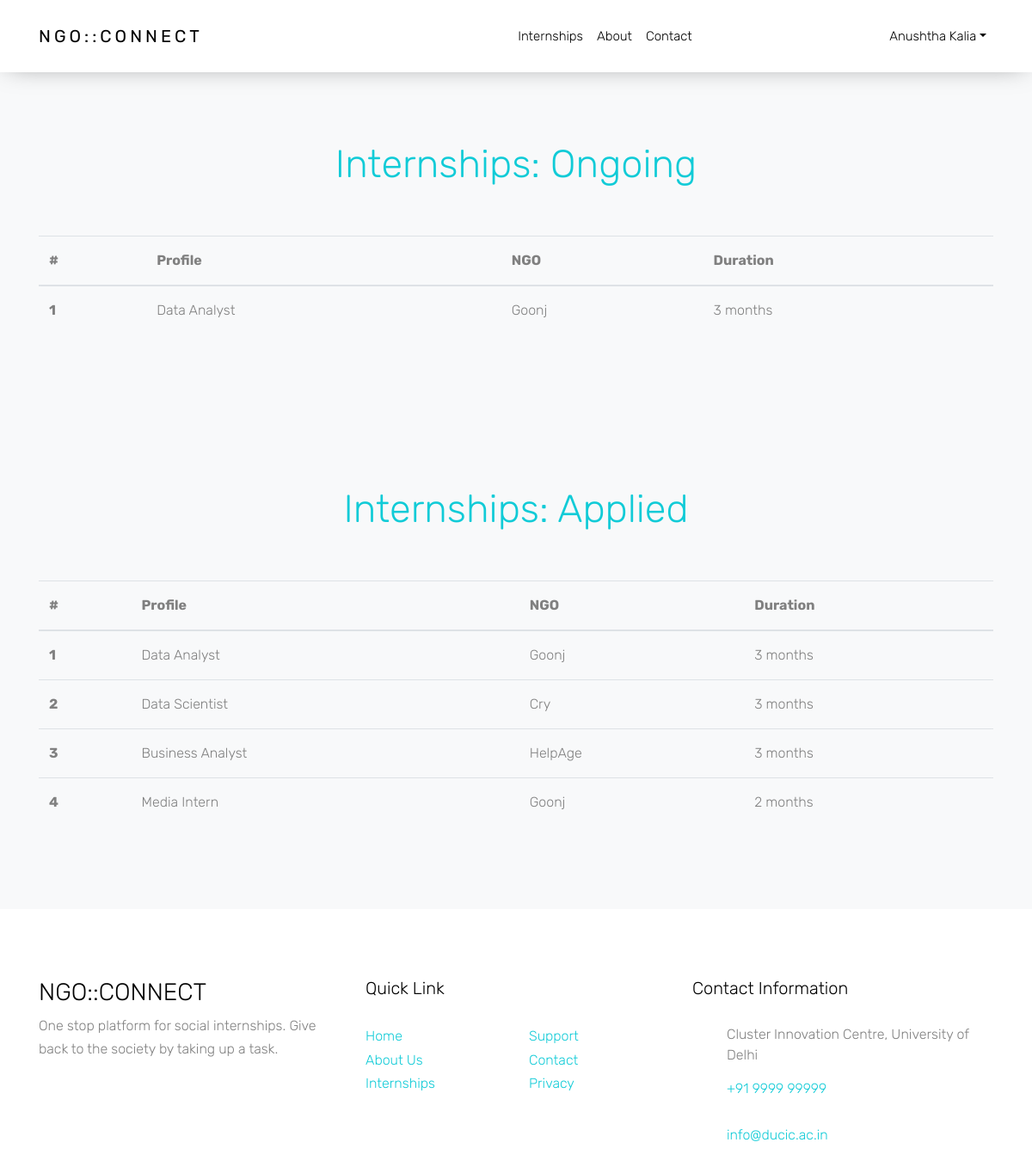
The app's page /main.php (signed in) with its own data.
### tables this page shows
CREATE TABLE `student` (
  `id` int(11) NOT NULL,
  `password` varchar(32) NOT NULL,
  `firstname` varchar(40) NOT NULL,
  `surname` varchar(40) NOT NULL,
  `email` varchar(40) NOT NULL,
  `college` text NOT NULL,
  `phone` int(10) NOT NULL,
  `Resume` varchar(30) NOT NULL,
  `fk_ngo_id` int(11) DEFAULT NULL,
  `fk_internship_details_select_id` int(11) DEFAULT NULL
);

CREATE TABLE `internship_details` (
  `internship_id` int(10) NOT NULL,
  `Name` varchar(100) NOT NULL,
  `NGO` varchar(100) NOT NULL,
  `Company` varchar(100) DEFAULT NULL,
  `internship_descr` text NOT NULL,
  `Location` varchar(50) NOT NULL,
  `Start_date` varchar(32) NOT NULL,
  `Duration` varchar(32) NOT NULL,
  `Apply_by` date NOT NULL,
  `Tags` varchar(18) NOT NULL,
  `fk_intern_select_id` int(11) DEFAULT NULL,
  `fk_ngo_id` int(11) DEFAULT NULL
);

### core.inc.php (called while the page is built, shortened)
<?php
require 'connect.inc.php';
function loggedin(){
	if(isset($_SESSION['user_id']) && !empty($_SESSION['user_id'])){
		return true;
	}
	return false;
}
function getuserfield($field)
{
	global $mysql_connect;
	$query = "SELECT ".$field." FROM ".$_SESSION['table']." WHERE ".$_SESSION['table_id']."='".$_SESSION['user_id']."'";
	if($query_run = mysqli_query($mysql_connect, $query))
	{
		$query_run = mysqli_query($mysql_connect, $query);
		$query_row = mysqli_fetch_assoc($query_run);
		$return_field = $query_row[$field];
		return $return_field;
	}
	else{
		echo 'Unsucessful';
	}
}
function return_internship_number_div_stdash()
{
	global $mysql_connect;
	$intern_student_id = getuserfield('id');
	$query = "SELECT * FROM internship_details WHERE fk_intern_select_id=$intern_student_id";
	if($query_run = mysqli_query($mysql_connect, $query))
	{
		$query_run = mysqli_query($mysql_connect, $query);
		$return_field = mysqli_num_rows($query_run);
		return $return_field;
	}
	else{
		echo 'Unsucessful';
	}
}
function get_internship_data_stdash()
{
	global $mysql_connect;
	$intern_student_id = getuserfield('id');
	$query = "SELECT * FROM internship_details WHERE fk_intern_select_id='$intern_student_id'";
	if($query_run = mysqli_query($mysql_connect, $query))
	{
		$internship_push = array();
		$result = mysqli_query($mysql_connect, $query);
		while($row = mysqli_fetch_assoc($result)){
			$row = array_map('stripslashes', $row);
			$internship_push[] = $row;
		}
		return $internship_push;
	}
	else{
		echo 'Unsucessful';
	}
}
?>

### student_dashboard.php (the view, shortened to what this page needs)
<!doctype html>
<html lang="en">
  <head>
    <link rel="stylesheet" href="css/bootstrap.css">
    <link rel="stylesheet" href="css/animate.css">
    <link rel="stylesheet" href="css/owl.carousel.min.css">
    <link rel="stylesheet" href="fonts/ionicons/css/ionicons.min.css">
    <link rel="stylesheet" href="fonts/fontawesome/css/font-awesome.min.css">
    <link rel="stylesheet" href="fonts/flaticon/font/flaticon.css">
    <link rel="stylesheet" href="css/style.css">
  </head>
  <body>
<header role="banner">
      <nav class="navbar navbar-expand-lg navbar-light bg-light">
        <div class="container">
           <?php
              if(!loggedin()){
                  echo '<a class="navbar-brand absolute" href="index.php">NGO::CONNECT</a>';
              }
              else{
               echo '<a class="navbar-brand absolute" href="main.php">NGO::CONNECT</a>';
            }
            ?>
          <div class="collapse navbar-collapse navbar-light" id="navbarsExample05">
            <ul class="navbar-nav mx-auto">
              <li class="nav-item">
                <a class="nav-link" href="courses.php">Internships</a>
              </li>
              <li class="nav-item">
                <a class="nav-link" href="about.php">About</a>
              </li>
              <li class="nav-item">
                <a class="nav-link" href="contact.php">Contact</a>
              </li>
            </ul>
            <ul class="navbar-nav absolute-right">
              <li class="nav-item dropdown">
                <a class="nav-link dropdown-toggle" href="courses.php" id="dropdown04" data-toggle="dropdown" aria-haspopup="true" aria-expanded="false"><?php echo getuserfield('firstname'); echo " "; echo getuserfield('surname')?></a>
              </li>
            </ul>
          </div>
        </div>
      </nav>
    </header>
<div class="site-section bg-light">
  <div class="container">
    <div class="row justify-content-center mb-5 element-animate">
      <div class="col-md-7 text-center section-heading">
        <h2 class="text-primary heading">Internships: Ongoing</h2>
      </div>
    </div>
  </div>
  <div class="container">
    <table class="table table-hover element-animate">
      <thead>
        <tr>
          <th scope="col">#</th>
          <th scope="col">Profile</th>
          <th scope="col">NGO</th>
          <th scope="col">Duration</th>
        </tr>
      </thead>
      <tbody>
        <?php
        $internship_number = return_internship_number_div_stdash();
      $internship_data = array();
      $internship_data[] = get_internship_data_stdash();
      for($i=0;$i<$internship_number;$i++):
        $title_name = $internship_data[0][$i]['Name'];
        $internship_dur = $internship_data[0][$i]['Duration'];
        $internship_NGO = $internship_data[0][$i]['NGO'];
        ?>
        <tr data-toggle="modal" data-target="#exampleModal" data-conname="<?php echo $ngo_contact_name ?>" data-conemail="<?php echo $ngo_contact_email ?>" data-email="<?php echo $ngo_email ?>" data-name="<?php echo $ngo_name ?>">
          <th scope="row"><?php echo $i+1; ?></th>
          <td><?php echo $title_name?></td>
          <td><?php echo $internship_NGO?></td>
          <td><?php echo $internship_dur?></td>
        </tr>
        <?php endfor; ?>
      </tbody>
    </table>
  </div>
</div>
<div class="site-section bg-light">
<div class="container">
    <div class="row justify-content-center mb-5 element-animate">
      <div class="col-md-7 text-center section-heading">
        <h2 class="text-primary heading">Internships: Applied</h2>
      </div>
    </div>
  </div>
<div class="container">
    <table class="table table-hover element-animate">
      <thead>
        <tr>
          <th scope="col">#</th>
          <th scope="col">Profile</th>
          <th scope="col">NGO</th>
          <th scope="col">Duration</th>
        </tr>
      </thead>
      <tbody>
        <?php
        $query = "SELECT `fk_internship_details_id` FROM student_internship_apply WHERE fk_intern_id='".$_SESSION['user_id']."'";
        if($query_run = mysqli_query($mysql_connect, $query))
        {
          $internship_id = array();
          $result = mysqli_query($mysql_connect, $query);
          while($row = mysqli_fetch_assoc($result))
              {
                  $internship_id[] = $row;
              }
          $internship_id1 = array_unique(array_map(function($elem){return $elem['fk_internship_details_id'];}, $internship_id));
          $query = 'SELECT * FROM `internship_details` WHERE `internship_id` IN (' . implode(',', array_map('intval', $internship_id1)) . ')';
          if($query_run = mysqli_query($mysql_connect, $query))
            {
              $apply_intern= array();
              $result = mysqli_query($mysql_connect, $query);
              while($row = mysqli_fetch_assoc($result))
                  {
                      $apply_intern[] = $row;
                  }
              }
        }
        for($i=0;$i<count($apply_intern);$i++){
        ?>
        <tr data-toggle="modal" data-target="#exampleModal" data-conname="<?php echo $ngo_contact_name ?>" data-conemail="<?php echo $ngo_contact_email ?>" data-email="<?php echo $ngo_email ?>" data-name="<?php echo $ngo_name ?>">
          <th scope="row"><?php echo $i+1; ?></th>
          <td><?php echo $apply_intern[$i]['Name']?></td>
          <td><?php echo $apply_intern[$i]['NGO']?></td>
          <td><?php echo $apply_intern[$i]['Duration']?></td>
        </tr>
        <?php } ?>
      </tbody>
    </table>
  </div>
</div>
    <footer class="site-footer">
      <div class="container">
        <div class="row mb-3">
          <div class="col-md-6 col-lg-4 mb-5 mb-lg-0">
            <h3>NGO::CONNECT</h3>
            <p>One stop platform for social internships. Give back to the society by taking up a task.</p>
          </div>
          <div class="col-md-6 col-lg-4 mb-5 mb-lg-0">
            <h3 class="heading">Quick Link</h3>
            <div class="row">
              <div class="col-md-6">
                <ul class="list-unstyled">
                   <?php
              if(!loggedin()){
                  echo '<li><a href="index.php">Home</a></li>';
              }
              else{
               echo '<li><a href="main.php">Home</a></li>';
            }
            ?>
                  <li><a href="about.php">About Us</a></li>
                  <li><a href="courses.php">Internships</a></li>
                </ul>
              </div>
              <div class="col-md-6">
                <ul class="list-unstyled">
                  <li><a href="#">Support</a></li>
                  <li><a href="contact.php">Contact</a></li>
                  <li><a href="#">Privacy</a></li>
                </ul>
              </div>
            </div>
          </div>
          <div class="col-md-6 col-lg-4 mb-5 mb-lg-0">
            <h3 class="heading">Contact Information</h3>
            <div class="block-23">
              <ul>
                <li><span class="icon ion-android-pin"></span><span class="text">Cluster Innovation Centre, University of Delhi</span></li>
                <li><a href="#"><span class="icon ion-ios-telephone"></span><span class="text">+91 9999 99999</span></a></li>
                <li><a href="#"><span class="icon ion-android-mail"></span><span class="text">info@ducic.ac.in</span></a></li>
              </ul>
            </div>
          </div>
        </div>
      </div>
    </footer>
  </body>
</html>

### css/style.css (style rules this page uses)
body { background: #fff; font-family: "Rubik", arial, sans-serif; font-weight: 300; font-size: 16px; line-height: 2; color: gray; }
a { -webkit-transition: .3s all ease; -o-transition: .3s all ease; transition: .3s all ease; text-decoration: none; }
h1, h2, h3, h4, h5 { color: #000; font-family: "Rubik", arial, sans-serif; font-weight: 300; }
header { position: relative; top: 0; left: 0; width: 100%; z-index: 5; -webkit-box-shadow: 0 5px 80px -10px rgba(0, 0, 0, 0.5); box-shadow: 0 0px 30px -10px rgba(0, 0, 0, 0.5); }
header .navbar-brand { text-transform: uppercase; letter-spacing: .2em; font-weight: 400; color: #000 !important; }
header .navbar-collapse { position: relative; }
header .navbar { padding-top: 0; padding-bottom: 0; background: #fff !important; }
header .navbar .navbar-nav.absolute-right { position: absolute; right: 0; }
header .navbar .nav-link { padding: 1.7rem 1rem; font-size: 15px; outline: none !important; opacity: 1 !important; color: #000 !important; }
header .navbar.navbar-light .nav-link { color: #fff; }
.site-section { padding: 5em 0; }
.site-footer { background-size: cover; background-position: center center; background-repeat: no-repeat; padding: 5em 0; line-height: 1.7; }
.site-footer .heading { font-size: 20px; margin-bottom: 30px; }
.element-animate { opacity: 0; visibility: hidden; }
.section-heading .heading { font-size: 45px; }
.block-23 ul, .block-23 ul li { padding: 0; margin: 0; list-style: none; }
.block-23 ul li, .block-23 ul li > a { display: table; line-height: 1.5; margin-bottom: 15px; }
.block-23 ul li .icon, .block-23 ul li .text { display: table-cell; vertical-align: top; }
.block-23 ul li .icon { width: 40px; font-size: 20px; position: relative; top: -2px; color: #ccc; }

### records on screen
student: firstname "Anushtha", surname "Kalia"
internship_details: Name "Data Analyst", NGO "Goonj", Duration "3 months"
internship_details: Name "Data Scientist", NGO "Cry", Duration "3 months"
internship_details: Name "Business Analyst", NGO "HelpAge", Duration "3 months"
internship_details: Name "Media Intern", NGO "Goonj", Duration "2 months"
